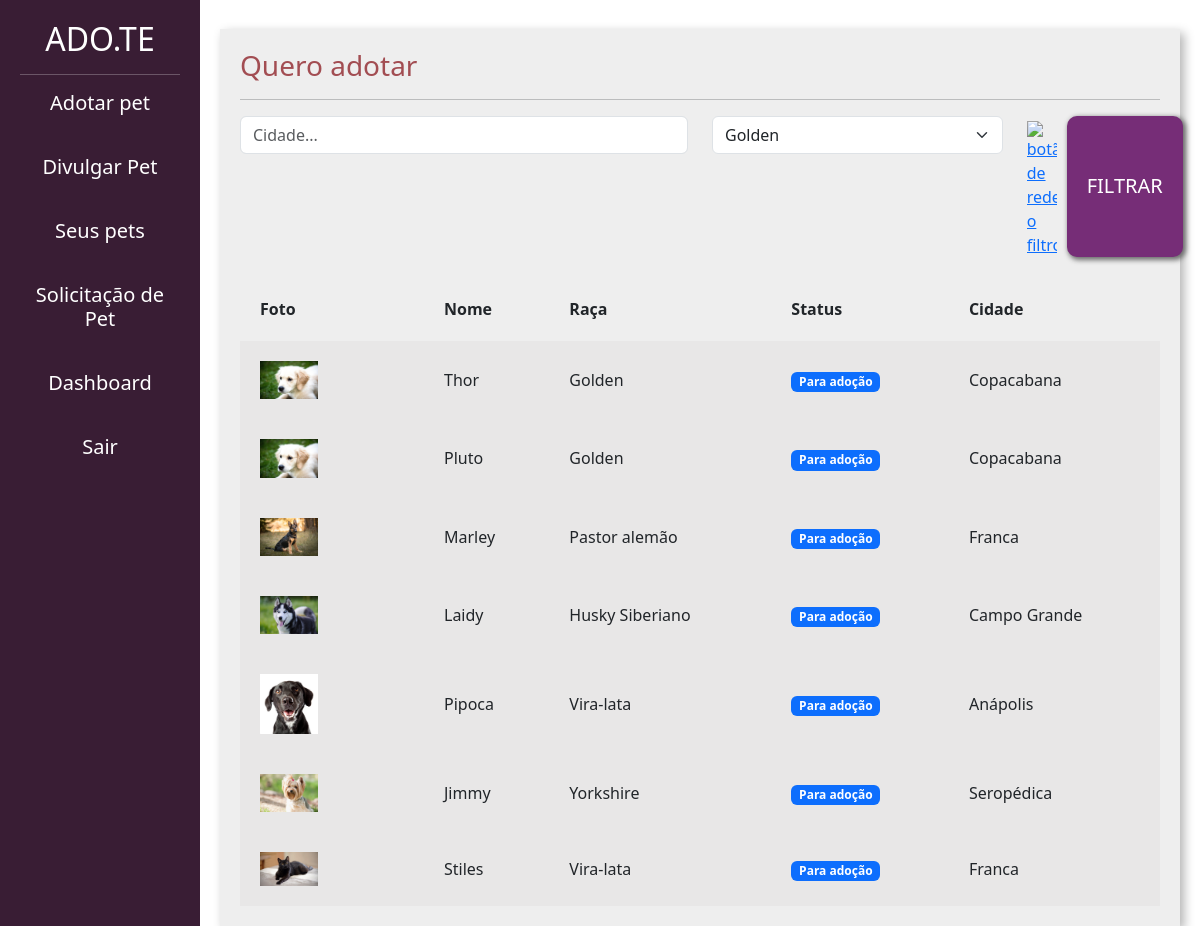
/adotar/ (signed in), run on an earlier commit of the app's database.
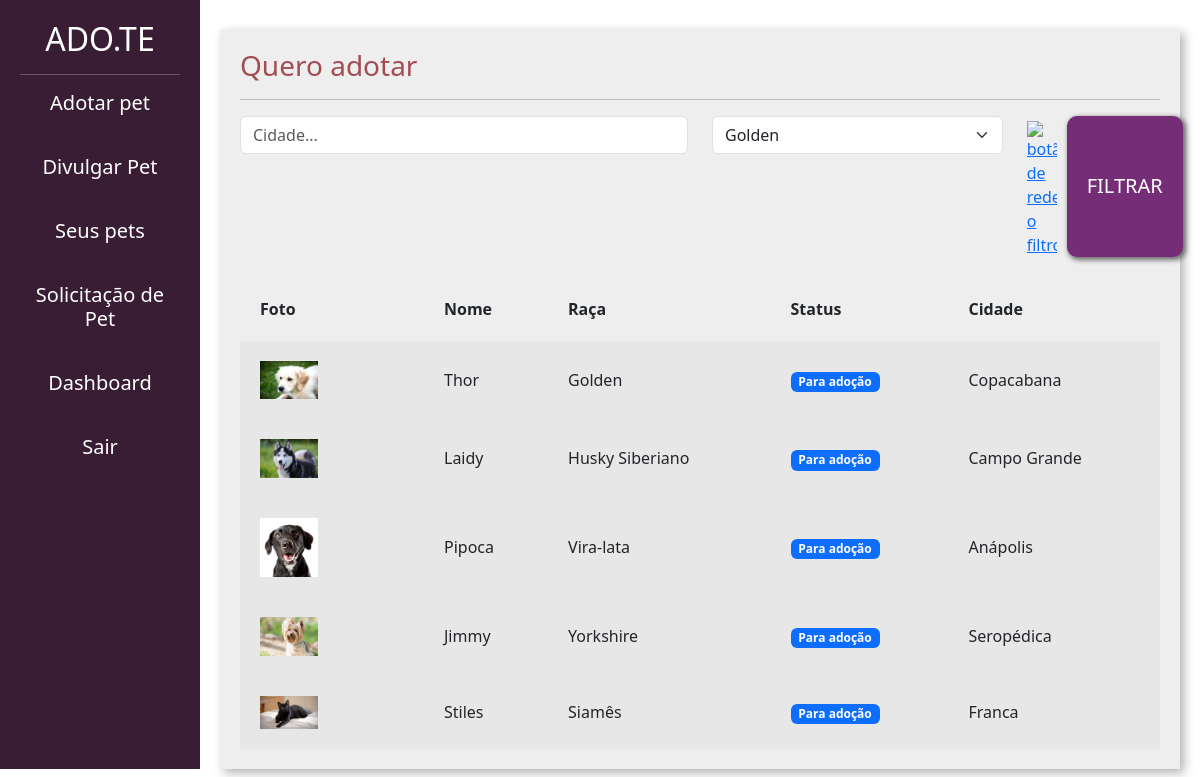
And on a later commit of the database.
### divulgar/models.py (models this page shows, shortened)
class Pet(models.Model):
    foto = models.ImageField(upload_to='fotos_pets')
    choices_status = (('P', 'Para adoção'), ('A', 'Adotado'))
    usuario = models.ForeignKey(User, on_delete=models.DO_NOTHING)
    nome = models.CharField(max_length=100)
    descricao = models.TextField()
    estado = models.CharField(max_length=50)
    cidade = models.CharField(max_length=50)
    telefone = models.CharField(max_length=14)
    tags = models.ManyToManyField(Tag)
    raca = models.ForeignKey(Raca, on_delete=models.DO_NOTHING)
    status = models.CharField(max_length=1,choices=choices_status, default='P')

class Raca(models.Model):
    raca = models.CharField(max_length=50)
    def __str__(self):
        return self.raca

### adotar/views.py (the view)
# urls.py: path('', views.listar_pets, name='listar_pets'),
@login_required
def listar_pets(request):
    if request.method == 'GET':
        pets = Pet.objects.filter(status='P')
        racas = Raca.objects.all()
        cidade = request.GET.get('cidade')
        raca_filter = request.GET.get('raca')
        if cidade:
            pets = pets.filter(cidade__icontains=cidade)
        if raca_filter:
            pets = pets.filter(raca__id=raca_filter)
            raca_filter = Raca.objects.get(id=raca_filter)
        else:
            raca_filter = request.GET.get('raca')
        return render(request, 'listar_pets.html', {'pets': pets, 'racas': racas, 'cidade': cidade, 'raca_filter':raca_filter})

### adotar/templates/listar_pets.html (shortened to what the changed rows need)
{% load static %}
<!doctype html>
<html lang="pt-BR">
    <head>
    <link href="https://cdn.jsdelivr.net/npm/bootstrap@5.3.0-alpha1/dist/css/bootstrap.min.css" rel="stylesheet">
    <link href="{% static 'usuarios/css/cadastro.css' %}" rel="stylesheet">
    <link href="{% static 'divulgar/css/novo_pet.css' %}" rel="stylesheet">
    <link href="{% static 'divulgar/css/seus_pet.css' %}" rel="stylesheet">
    <link href="{% static 'adotar/css/listar_pets.css' %}" rel="stylesheet">
    </head>
    <body>
        <div class="container-fluid">
            <div class="row">
                <div style='height: auto;' class="col-md-2 bg-side sidebar">
                    <h2>ADO.TE</h2>
                </div>
                <div class="col-md">
                    <div class="wrapper">
                        <div class="box width80">
                             <table class="tabela" cellpadding="20">
                                <tr>
                                    <th>Foto</th>
                                    <th>Nome</th>
                                    <th>Raça</th>
                                    <th>Status</th>
                                    <th>Cidade</th>
                                </tr>
                                {% for pet in pets%}
                                    <tr class="tabela-linha">
                                        <td width="20%">
                                            <a href="{% url 'ver_pet' pet.id %}"><img width="40%" src="{{pet.foto.url}}"></a>
                                        </td>
                                        <td>
                                            {{pet.nome}}
                                        </td>
                                        <td>
                                            {{pet.raca}}
                                        </td>
                                        <td>
                                            {% if pet.status == "P" %}
                                                <span class="badge text-bg-primary">Para adoção</span>
                                            {% elif pet.status == "A" %}
                                                <span class="badge text-bg-success">Adotado</span>
                                            {% endif%}
                                        </td>
                                        <td>
                                            {{pet.cidade}}
                                        </td>
                                    </tr>
                                {% endfor %}
                            </table>
                        </div>
                    </div>
                </div>
            </div>
        </div>
    </body>
</html>

What changed in the data, as far as the page shows it:
no longer on this page (row edited): Pet: foto (picture), nome "Pluto", raca "Golden", status "Para adoção", cidade "Copacabana"
no longer on this page (row edited): Pet: foto (picture), nome "Marley", raca "Pastor alemão", status "Para adoção", cidade "Franca"
changed Pet "Stiles": raca "Vira-lata" → "Siamês"
